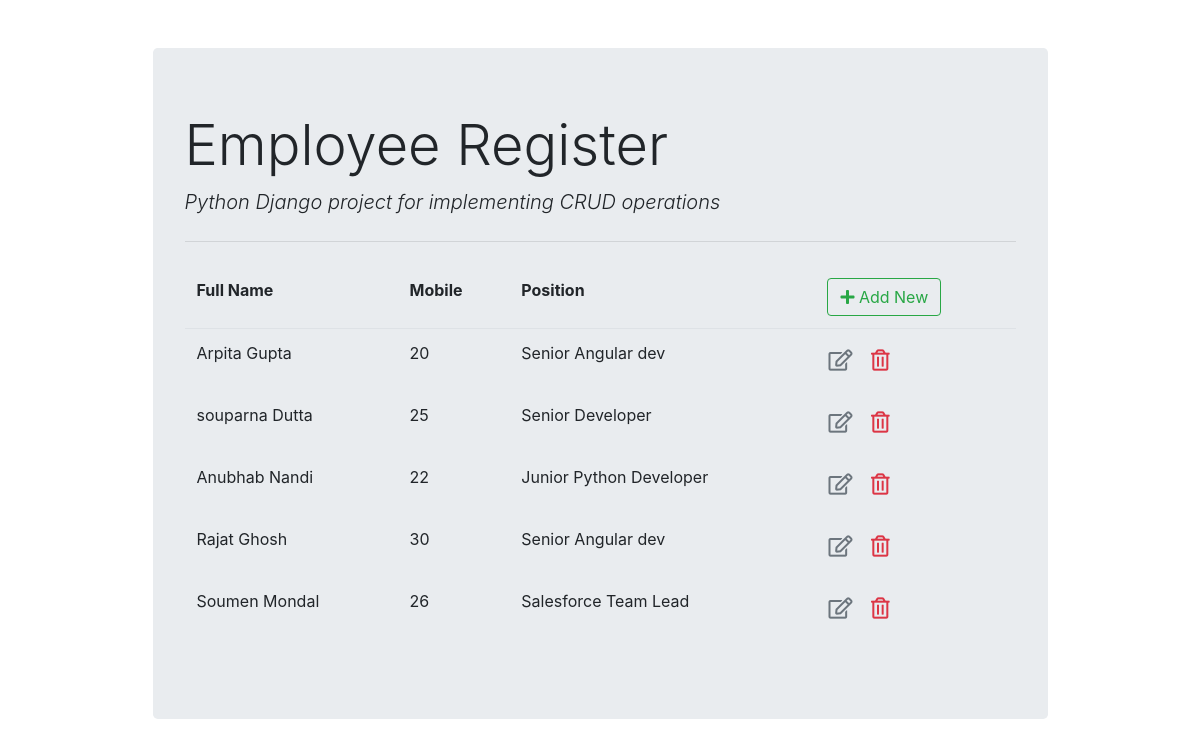
Screenshot of /employee/list/ with the database file from the repository.
### registered_employee/models.py (models this page shows)
class EMployeeRegistrationsModel(models.Model):
    employeeName = models.CharField(max_length = 200)
    employeeAge = models.IntegerField(max_length = 2)
    employeeCode = models.CharField(max_length = 50)
    employeeCurrentPosition = models.ForeignKey(EmployeeCurrentPositioinModel, on_delete = models.CASCADE)

class EmployeeCurrentPositioinModel(models.Model):
    positionTitle =models.CharField(max_length = 200)
    def __str__(self):
        return self.positionTitle

### registered_employee/views.py (the view)
# urls.py: path('list/', views.EmployeeListView, name = 'employee_list'),
def EmployeeListView(request):
    context = {'employee_list' : EMployeeRegistrationsModel.objects.all()}
    return render(request, 'employee_register/employee_list.html', context)

### registered_employee/templates/employee_register/employee_list.html (shortened to what this page needs)
{% extends "employee_register/base.html" %}
{% block content %}
<table class="table table-borderless">
    <thead class="border-bottom font-weight-bold">
        <tr>
            <td>Full Name</td>
            <td>Mobile</td>
            <td>Position</td>
            <td>
                <a href="{% url 'employee_insert' %}" class="btn btn-outline-success">
                    <i class="fas fa-plus"></i> Add New
                </a>
            </td>
        </tr>
    </thead>
    <tbody>
        {% for employee in employee_list %}
            <tr>
                <td>{{employee.employeeName}}</td>
                <td>{{employee.employeeAge}}</td>
                <td>{{employee.employeeCurrentPosition}}</td>
                <td>
                    <a href="{% url 'employee_update' employee.id %}" class="btn text-secondary px-0">
                        <i class="far fa-edit fa-lg"></i>
                    </a>
                    <form action="{% url 'employee_delete' employee.id %}" method="post" class="d-inline">
                        <button type="submit" class="btn">
                            <i class="far fa-trash-alt fa-lg text-danger float-right"></i>
                        </button>
                    </form>
                </td>
            </tr>
        {% endfor %}
    </tbody>
</table>
{% endblock content %}

### registered_employee/templates/employee_register/base.html (shortened to what this page needs)
<!DOCTYPE html>
<html lang="en">
<head>
    <link rel="stylesheet" href="https://stackpath.bootstrapcdn.com/bootstrap/4.3.1/css/bootstrap.min.css"
>
    <link rel="stylesheet" href="https://cdnjs.cloudflare.com/ajax/libs/font-awesome/5.11.2/css/all.min.css">
</head>
<body>
    <div class="container">
        <div class="col-md-10 offset-md-1 mt-5">
            <div class="jumbotron">
                <h1 class="display-4">Employee Register</h1>
                <p class="lead font-italic">Python Django project for implementing CRUD operations</p>
                <hr class="my-4">
                {% block content %}
                {% endblock content %}
            </div>
        </div>
    </div>
</body>
</html>

### rows the page displays
EMployeeRegistrationsModel: employeeName "Arpita Gupta", employeeAge "20", employeeCurrentPosition "Senior Angular dev"
EMployeeRegistrationsModel: employeeName "souparna Dutta", employeeAge "25", employeeCurrentPosition "Senior Developer"
EMployeeRegistrationsModel: employeeName "Anubhab Nandi", employeeAge "22", employeeCurrentPosition "Junior Python Developer"
EMployeeRegistrationsModel: employeeName "Rajat Ghosh", employeeAge "30", employeeCurrentPosition "Senior Angular dev"
EMployeeRegistrationsModel: employeeName "Soumen Mondal", employeeAge "26", employeeCurrentPosition "Salesforce Team Lead"
